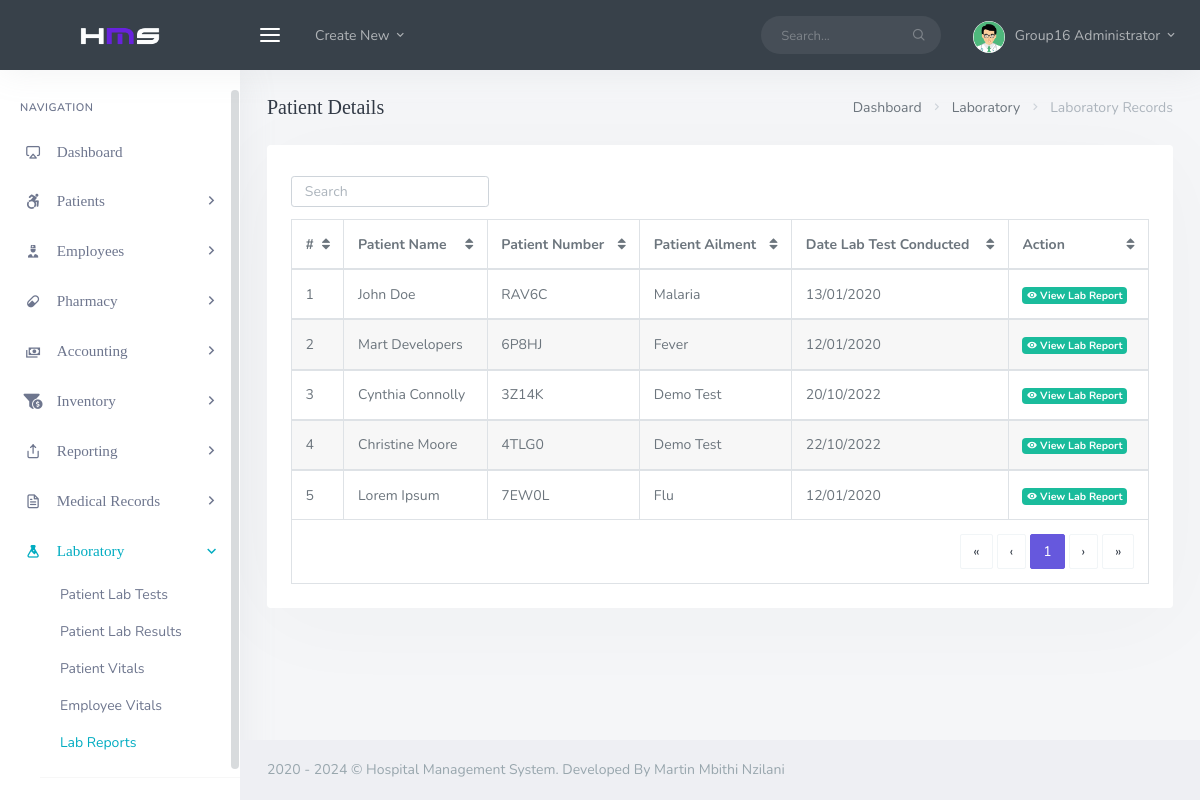
The page /backend/admin/his_admin_lab_report.php (signed in) on the database its author committed.
### tables this page shows
CREATE TABLE `his_admin` (
  `ad_id` int NOT NULL,
  `ad_fname` varchar(200) DEFAULT NULL,
  `ad_lname` varchar(200) DEFAULT NULL,
  `ad_email` varchar(200) DEFAULT NULL,
  `ad_pwd` varchar(200) DEFAULT NULL,
  `ad_dpic` varchar(200) DEFAULT NULL
);

CREATE TABLE `his_laboratory` (
  `lab_id` int NOT NULL,
  `lab_pat_name` varchar(200) DEFAULT NULL,
  `lab_pat_ailment` varchar(200) DEFAULT NULL,
  `lab_pat_number` varchar(200) DEFAULT NULL,
  `lab_pat_tests` longtext,
  `lab_pat_results` longtext,
  `lab_number` varchar(200) DEFAULT NULL,
  `lab_date_rec` timestamp NULL DEFAULT CURRENT_TIMESTAMP ON UPDATE CURRENT_TIMESTAMP
);

### backend/admin/his_admin_lab_report.php (the view, shortened to what this page needs)
<?php
  include('assets/inc/config.php');
?>
<!DOCTYPE html>
<html lang="en">
<?php include('assets/inc/head.php');?>
<body>
    <div id="wrapper">
        <?php include('assets/inc/nav.php');?>
        <?php include("assets/inc/sidebar.php");?>
        <div class="content-page">
            <div class="content">
                <div class="container-fluid">
                    <div class="row">
                        <div class="col-12">
                            <div class="page-title-box">
                                <div class="page-title-right">
                                    <ol class="breadcrumb m-0">
                                        <li class="breadcrumb-item"><a href="javascript: void(0);">Dashboard</a></li>
                                        <li class="breadcrumb-item"><a href="javascript: void(0);">Laboratory</a></li>
                                        <li class="breadcrumb-item active">Laboratory Records</li>
                                    </ol>
                                </div>
                                <h4 class="page-title">Patient Details</h4>
                            </div>
                        </div>
                    </div>
                    <div class="row">
                        <div class="col-12">
                            <div class="card-box">
                                <div class="mb-2">
                                    <div class="row">
                                        <div class="col-12 text-sm-center form-inline">
                                            <div class="form-group">
                                                <input id="demo-foo-search" type="text" placeholder="Search" class="form-control form-control-sm" autocomplete="on">
                                            </div>
                                        </div>
                                    </div>
                                </div>
                                <div class="table-responsive">
                                    <table id="demo-foo-filtering" class="table table-bordered toggle-circle mb-0" data-page-size="7">
                                        <thead>
                                            <tr>
                                                <th>#</th>
                                                <th data-toggle="true">Patient Name</th>
                                                <th data-hide="phone">Patient Number</th>
                                                <th data-hide="phone">Patient Ailment</th>
                                                <th data-hide="phone">Date Lab Test Conducted</th>
                                                <th data-hide="phone">Action</th>
                                            </tr>
                                        </thead>
                                        <?php
                                                $ret="SELECT * FROM  his_laboratory ORDER BY RAND() ";
                                                $stmt= $mysqli->prepare($ret) ;
                                                $stmt->execute() ;
                                                $res=$stmt->get_result();
                                                $cnt=1;
                                                while($row=$res->fetch_object())
                                                {
                                                    $mysqlDateTime = $row->lab_date_rec;
                                            ?>
                                        <tbody>
                                            <tr>
                                                <td><?php echo $cnt;?></td>
                                                <td><?php echo $row->lab_pat_name;?></td>
                                                <td><?php echo $row->lab_pat_number;?></td>
                                                <td><?php echo $row->lab_pat_ailment;?></td>
                                                <td><?php echo date("d/m/Y", strtotime($mysqlDateTime));?></td>
                                                <td><a href="his_admin_view_single_lab_record.php?lab_id=<?php echo $row->lab_id ;?>&&lab_number=<?php echo $row->lab_number ;?>" class="badge badge-success"><i class="mdi mdi-eye"></i> View Lab Report</a></td>
                                            </tr>
                                        </tbody>
                                        <?php  $cnt = $cnt +1 ; }?>
                                        <tfoot>
                                            <tr class="active">
                                                <td colspan="8">
                                                    <div class="text-right">
                                                        <ul class="pagination pagination-rounded justify-content-end footable-pagination m-t-10 mb-0"></ul>
                                                    </div>
                                                </td>
                                            </tr>
                                        </tfoot>
                                    </table>
                                </div>
                            </div>
                        </div>
                    </div>
                </div>
            </div>
            <?php include('assets/inc/footer.php');?>
        </div>
    </div>
</body>
</html>

### backend/admin/assets/inc/nav.php (shortened to what this page needs)
<?php
    $aid=$_SESSION['ad_id'];
    $ret="select * from his_admin where ad_id=?";
    $stmt= $mysqli->prepare($ret) ;
    $stmt->bind_param('i',$aid);
    $stmt->execute() ;
    $res=$stmt->get_result();
    while($row=$res->fetch_object())
    {
?>
<div class="navbar-custom">
    <ul class="list-unstyled topnav-menu float-right mb-0">
        <li class="d-none d-sm-block">
            <form class="app-search">
                <div class="app-search-box">
                    <div class="input-group">
                        <input type="text" class="form-control" placeholder="Search...">
                        <div class="input-group-append">
                            <button class="btn" type="submit">
                                <i class="fe-search"></i>
                            </button>
                        </div>
                    </div>
                </div>
            </form>
        </li>
        <li class="dropdown notification-list">
            <a class="nav-link dropdown-toggle nav-user mr-0 waves-effect waves-light" data-toggle="dropdown" href="#" role="button" aria-haspopup="false" aria-expanded="false">
                <img src="assets/images/users/<?php echo $row->ad_dpic;?>" alt="dpic" class="rounded-circle">
                <span class="pro-user-name ml-1">
                    <?php echo $row->ad_fname;?> <?php echo $row->ad_lname;?> <i class="mdi mdi-chevron-down"></i>
                </span>
            </a>
        </li>
    </ul>
    <div class="logo-box">
        <a href="his_admin_dashboard.php" class="logo text-center">
            <span class="logo-lg">
                <img src="assets/images/logo-light.png" alt="" height="18">
            </span>
        </a>
    </div>
    <ul class="list-unstyled topnav-menu topnav-menu-left m-0">
        <li>
            <button class="button-menu-mobile waves-effect waves-light">
                <i class="fe-menu"></i>
            </button>
        </li>
        <li class="dropdown d-none d-lg-block">
            <a class="nav-link dropdown-toggle waves-effect waves-light" data-toggle="dropdown" href="#" role="button" aria-haspopup="false" aria-expanded="false">
                Create New
                <i class="mdi mdi-chevron-down"></i>
            </a>
        </li>
    </ul>
</div>
<?php }?>

### rows shown on the page
his_admin: ad_dpic (picture), ad_fname "Group16", ad_lname "Administrator"
his_laboratory: lab_pat_name "John Doe", lab_pat_number "RAV6C", lab_pat_ailment "Malaria", lab_date_rec "13/01/2020"
his_laboratory: lab_pat_name "Mart Developers", lab_pat_number "6P8HJ", lab_pat_ailment "Fever", lab_date_rec "12/01/2020"
his_laboratory: lab_pat_name "Cynthia Connolly", lab_pat_number "3Z14K", lab_pat_ailment "Demo Test", lab_date_rec "20/10/2022"
his_laboratory: lab_pat_name "Christine Moore", lab_pat_number "4TLG0", lab_pat_ailment "Demo Test", lab_date_rec "22/10/2022"
his_laboratory: lab_pat_name "Lorem Ipsum", lab_pat_number "7EW0L", lab_pat_ailment "Flu", lab_date_rec "12/01/2020"
